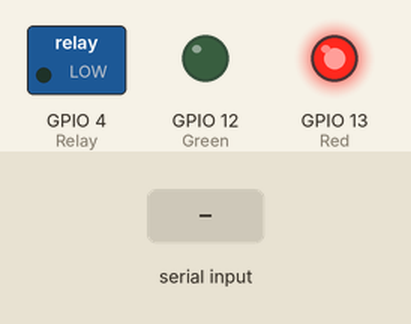
Simulated run of this sketch. Board: ESP32. Parts: switched loads named in the sketch (green lamp = pin HIGH), output pins drawn as LEDs (lit = HIGH). The test bench sets the inputs (shaded band). WiFi joins after 1.5 s; servers stay silent unless stated; the camera gives no picture; what the sketch prints to the serial monitor is not drawn.

Above: at 3.0 s.
3.1 s: "C3223628\n" received over the second serial link
4.6 s: "1\n" received over the second serial link
At 7.5 s:
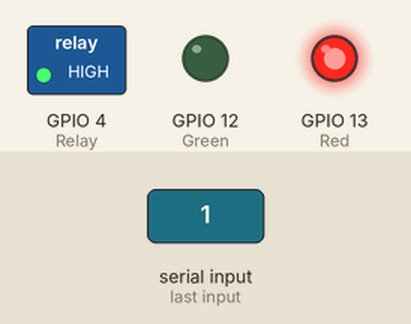
Timing chart, 0 to 9.0 s (numbered marks = the images above; inputs shaded):
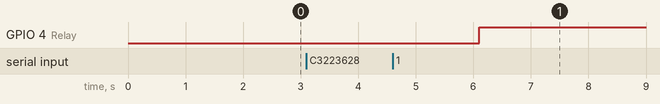

Measured:
- after the input at 3.1 s, every drawn part: stays the same

The sketch:

CODE_UNTUK_ESP32_CAM.ino
```cpp
#include "esp_camera.h"
#include <WiFi.h>
#include <HardwareSerial.h>

#define CAMERA_MODEL_AI_THINKER
#define Relay 4
#define Red 13
#define Green 12
#define FLASH_GPIO 4

#include "camera_pins.h"

const char* ssid = "nama wifi";
const char* password = "password";

void startCameraServer();

boolean matchFace = false;
boolean activateRelay = false;
long prevMillis = 0;
int interval = 3000;

HardwareSerial mySerial(1);

void setup() {
  pinMode(Relay, OUTPUT);
  pinMode(Red, OUTPUT);
  pinMode(Green, OUTPUT);
  pinMode(FLASH_GPIO, OUTPUT);

  digitalWrite(Relay, HIGH);
  digitalWrite(Red, HIGH);
  digitalWrite(Green, LOW);
  digitalWrite(FLASH_GPIO, LOW);

  Serial.begin(115200);
  mySerial.begin(9600, SERIAL_8N1, 14, 15);

  camera_config_t config;
  config.ledc_channel = LEDC_CHANNEL_0;
  config.ledc_timer = LEDC_TIMER_0;
  config.pin_d0 = Y2_GPIO_NUM;
  config.pin_d1 = Y3_GPIO_NUM;
  config.pin_d2 = Y4_GPIO_NUM;
  config.pin_d3 = Y5_GPIO_NUM;
  config.pin_d4 = Y6_GPIO_NUM;
  config.pin_d5 = Y7_GPIO_NUM;
  config.pin_d6 = Y8_GPIO_NUM;
  config.pin_d7 = Y9_GPIO_NUM;
  config.pin_xclk = XCLK_GPIO_NUM;
  config.pin_pclk = PCLK_GPIO_NUM;
  config.pin_vsync = VSYNC_GPIO_NUM;
  config.pin_href = HREF_GPIO_NUM;
  config.pin_sscb_sda = SIOD_GPIO_NUM;
  config.pin_sscb_scl = SIOC_GPIO_NUM;
  config.pin_pwdn = PWDN_GPIO_NUM;
  config.pin_reset = RESET_GPIO_NUM;
  config.xclk_freq_hz = 20000000;
  config.pixel_format = PIXFORMAT_JPEG;

  if(psramFound()){
    config.frame_size = FRAMESIZE_UXGA;
    config.jpeg_quality = 10;
    config.fb_count = 2;
  } else {
    config.frame_size = FRAMESIZE_SVGA;
    config.jpeg_quality = 12;
    config.fb_count = 1;
  }

#if defined(CAMERA_MODEL_ESP_EYE)
  pinMode(13, INPUT_PULLUP);
  pinMode(14, INPUT_PULLUP);
#endif

  esp_err_t err = esp_camera_init(&config);
  if (err != ESP_OK) {
    Serial.printf("Camera init failed with error 0x%x", err);
    return;
  }

  sensor_t * s = esp_camera_sensor_get();

  if (s->id.PID == OV3660_PID) {
    s->set_vflip(s, 1);
    s->set_brightness(s, 1);
    s->set_saturation(s, -2);
  }
  s->set_framesize(s, FRAMESIZE_QVGA);

#if defined(CAMERA_MODEL_M5STACK_WIDE)
  s->set_vflip(s, 1);
  s->set_hmirror(s, 1);
#endif

  WiFi.begin(ssid, password);

  while (WiFi.status() != WL_CONNECTED) {
    delay(500);
    Serial.print(".");
  }
  Serial.println("");
  Serial.println("WiFi connected");

  startCameraServer();

  Serial.print("Camera Ready! Use 'http://");
  Serial.print(WiFi.localIP());
  Serial.println("' to connect");
}

void loop() {
  if(matchFace == true && activateRelay == false) {
    activateRelay = true;
    digitalWrite(Relay, LOW);
    digitalWrite(Green, HIGH);
    digitalWrite(Red, LOW);
    prevMillis = millis();
  }
  if(activateRelay == true && millis() - prevMillis > interval) {
    activateRelay = false;
    matchFace = false;
    digitalWrite(Relay, HIGH);
    digitalWrite(Green, LOW);
    digitalWrite(Red, HIGH);
  }

  if (mySerial.available() > 0) {
    String uid = mySerial.readStringUntil('\n');
    uid.trim();
    Serial.println("Received UID: " + uid);

    if (uid.equals("C3223628")) {
      Serial.println("Authorized UID, opening door...");
      digitalWrite(Relay, LOW);
      delay(3000);
      digitalWrite(Relay, HIGH);
    } else {
      Serial.println("Unauthorized UID.");
    }
  }
}
```

camera_pins.h
```cpp
#if defined(CAMERA_MODEL_WROVER_KIT)
#define PWDN_GPIO_NUM    -1
#define RESET_GPIO_NUM   -1
#define XCLK_GPIO_NUM    21
#define SIOD_GPIO_NUM    26
#define SIOC_GPIO_NUM    27

#define Y9_GPIO_NUM      35
#define Y8_GPIO_NUM      34
#define Y7_GPIO_NUM      39
#define Y6_GPIO_NUM      36
#define Y5_GPIO_NUM      19
#define Y4_GPIO_NUM      18
#define Y3_GPIO_NUM       5
#define Y2_GPIO_NUM       4
#define VSYNC_GPIO_NUM   25
#define HREF_GPIO_NUM    23
#define PCLK_GPIO_NUM    22

#elif defined(CAMERA_MODEL_ESP_EYE)
#define PWDN_GPIO_NUM    -1
#define RESET_GPIO_NUM   -1
#define XCLK_GPIO_NUM    4
#define SIOD_GPIO_NUM    18
#define SIOC_GPIO_NUM    23

#define Y9_GPIO_NUM      36
#define Y8_GPIO_NUM      37
#define Y7_GPIO_NUM      38
#define Y6_GPIO_NUM      39
#define Y5_GPIO_NUM      35
#define Y4_GPIO_NUM      14
#define Y3_GPIO_NUM      13
#define Y2_GPIO_NUM      34
#define VSYNC_GPIO_NUM   5
#define HREF_GPIO_NUM    27
#define PCLK_GPIO_NUM    25

#elif defined(CAMERA_MODEL_M5STACK_PSRAM)
#define PWDN_GPIO_NUM     -1
#define RESET_GPIO_NUM    15
#define XCLK_GPIO_NUM     27
#define SIOD_GPIO_NUM     25
#define SIOC_GPIO_NUM     23

#define Y9_GPIO_NUM       19
#define Y8_GPIO_NUM       36
#define Y7_GPIO_NUM       18
#define Y6_GPIO_NUM       39
#define Y5_GPIO_NUM        5
#define Y4_GPIO_NUM       34
#define Y3_GPIO_NUM       35
#define Y2_GPIO_NUM       32
#define VSYNC_GPIO_NUM    22
#define HREF_GPIO_NUM     26
#define PCLK_GPIO_NUM     21

#elif defined(CAMERA_MODEL_M5STACK_WIDE)
#define PWDN_GPIO_NUM     -1
#define RESET_GPIO_NUM    15
#define XCLK_GPIO_NUM     27
#define SIOD_GPIO_NUM     22
#define SIOC_GPIO_NUM     23

#define Y9_GPIO_NUM       19
#define Y8_GPIO_NUM       36
#define Y7_GPIO_NUM       18
#define Y6_GPIO_NUM       39
#define Y5_GPIO_NUM        5
#define Y4_GPIO_NUM       34
#define Y3_GPIO_NUM       35
#define Y2_GPIO_NUM       32
#define VSYNC_GPIO_NUM    25
#define HREF_GPIO_NUM     26
#define PCLK_GPIO_NUM     21

#elif defined(CAMERA_MODEL_AI_THINKER)
#define PWDN_GPIO_NUM     32
#define RESET_GPIO_NUM    -1
#define XCLK_GPIO_NUM      0
#define SIOD_GPIO_NUM     26
#define SIOC_GPIO_NUM     27

#define Y9_GPIO_NUM       35
#define Y8_GPIO_NUM       34
#define Y7_GPIO_NUM       39
#define Y6_GPIO_NUM       36
#define Y5_GPIO_NUM       21
#define Y4_GPIO_NUM       19
#define Y3_GPIO_NUM       18
#define Y2_GPIO_NUM        5
#define VSYNC_GPIO_NUM    25
#define HREF_GPIO_NUM     23
#define PCLK_GPIO_NUM     22

#else
#error "Camera model not selected"
#endif
```
